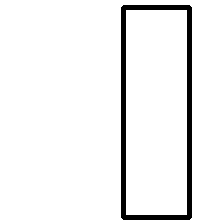
#> input picture colab/Euclid_dataset/rectangle/0_rectangle.png, 224 x 224 px
$ python -i define-shapes.py   (imports and definitions only)
#> lines starting #> are read from the running program, lines starting #| are printed output that depends on the picture; after the words box and inside, x2 and y2 are one past the last pixel; in counts of white or black regions, pixels touching at a corner belong together
import numpy as np
import math
from sklearn.metrics import accuracy_score
from numpy.lib.twodim_base import histogram2d
import cv2
from google.colab.patches import cv2_imshow


#Load Data

#!unzip -q Euclid_dataset.zip -d /content/dataset
dataset_path = '/content/dataset/Euclid_dataset'

from os.path import join
s1 = 'path1'
s2 = 'path2'
s3 = 'path3'
# [1 line not run here, left out]

from glob import glob
elements = glob(join(dataset_path, '*'))
# [1 line not run here, left out]

shapes = ['triangle', 'rectangle', 'square', 'rhombus']
# [2 lines not run here, left out]

images = glob(join(dataset_path, '*', '*.png'))

# Functions

def compute_accuracy(gt, pred):
  counter = 0
  for n in range(len(pred)):
    if pred[n] == gt[n]:
      counter += 1
  return counter / len(pred)

def first_not_zero(histo):
  for i, v in enumerate(histo):
    if v > 0:
      return i
  return None

def start_end_histo(histo):
  start = first_not_zero(histo)
  end = first_not_zero(histo[::-1])
  return start, end

def position(img):
  xs, xe, ys, ye = [], [], [], []
  for i in range(img.shape[0]):
    column = img[i, :]
    s, e = start_end_histo(column)
    if s != None:
      xs.append(s)
      xe.append(e)
  for j in range(img.shape[1]):
    row = img[:, j]
    s, e = start_end_histo(row)
    if s != None:
      ys.append(s)
      ye.append(e)
  return xs, xe, ys, ye

def clean(histogram):
  return [x for x in histogram if x != 0]

def all_roughly_equal(histogram):
  return np.var(histogram) < 0.5

def square(xs, xe, ys, ye):
  return rectangle(xs, xe, ys, ye) and len(xs) == len(ys)

def rectangle(xs, xe, ys, ye):
  return all_roughly_equal(xs) and all_roughly_equal(xe) and all_roughly_equal(ys) and all_roughly_equal(ys)

def difference(side):
  return [side[value + 1] - side[value] for value in range(len(side) - 1)]

def valid_rhombus_profile(profile):
  mid = len(profile)//2
  first_half = profile[0:mid]
  second_half = profile[mid::]
  diff_x = difference(first_half)
  diff_y = difference(second_half[::-1])
  tot_diff = diff_x + diff_y
  if all_roughly_equal(tot_diff):
    return np.average(tot_diff)
  else:
    return None

def absolute_difference(s, e):
  return abs(s - e) < 1

def rhombus(xs, xe, ys, ye):
  validxs, validxe = valid_rhombus_profile(xs), valid_rhombus_profile(xe)
  validys, validye = valid_rhombus_profile(ys), valid_rhombus_profile(ye)
  if validxs != None and validxe != None:
    if validys != None and validye != None:
      return absolute_difference(validxs, validxe) and absolute_difference(validys, validye)
  else:
    return None

def classify(img):
  w, h = img.shape
  black_image = img.copy()
  cv2.floodFill(black_image, None, (0, 0), 0)
  cv2.floodFill(black_image, None, (w-1, 0), 0)
  cv2.floodFill(black_image, None, (0, h-1), 0)
  cv2.floodFill(black_image, None, (w-1, h-1), 0)
  xs, xe, ys, ye = position(black_image)
  if len(xs) == 0 or len(xe) == 0 or len(ys) == 0 or len(ye) == 0:
    return 0
  if square(xs, xe, ys, ye):
    return 2
  elif rectangle(xs, xe, ys, ye):
    return 1
  elif rhombus(xs, xe, ys, ye):
    return 3
  else:
    return 0

ground_truth = []
prediction = []

# [19 lines not run here, left out]

>>> import cv2
>>> picture = cv2.imread('Euclid_dataset/rectangle/0_rectangle.png', cv2.IMREAD_GRAYSCALE)
#> picture: shape (224, 224); 94.5% white; 1 black region, box (x1, y1, x2, y2) and area: (121, 5, 192, 220) 2748
>>> result = classify(picture)
#> in classify, `cv2.floodFill(black_image, None, (0, 0), 0)`:
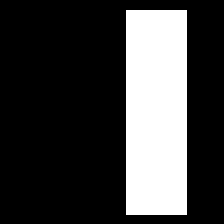
#> black_image: shape (224, 224); 24.9% white; 1 white region, box (x1, y1, x2, y2) and area: (126, 10, 187, 215) 12505
#> after the loop in position, `for i in range(img.shape[0]):`: xe = 205 values from 37 to 37; xs = 205 values from 126 to 126
#> after the loop in position, `for j in range(img.shape[1]):`: ye = 61 values from 9 to 9; ys = 61 values from 10 to 10
#> in classify, `xs, xe, ys, ye = position(black_image)`: xs = 205 values from 126 to 126; xe = 205 values from 37 to 37; ys = 61 values from 10 to 10; ye = 61 values from 9 to 9
#> result = 1

$ run again, on colab/Euclid_dataset/rhombus/102_rhombus.png
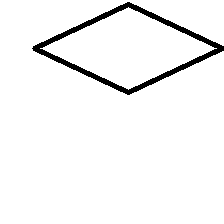
#> input picture colab/Euclid_dataset/rhombus/102_rhombus.png, 224 x 224 px
#> picture: shape (224, 224); 95.9% white; 1 black region, box (x1, y1, x2, y2) and area: (32, 2, 224, 95) 2073
#> in classify, `cv2.floodFill(black_image, None, (0, 0), 0)`:
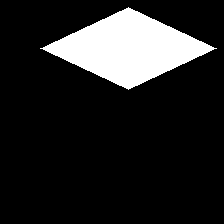
#> black_image: shape (224, 224); 14.5% white; 1 white region, box (x1, y1, x2, y2) and area: (40, 7, 217, 90) 7259
#> the loop in position, `for i in range(img.shape[0]):` made 224 passes
#> (start in start_end_histo, end in start_end_histo, s, e) on passes 8 to 10: (128, 95, 128, 95), (126, 93, 126, 93), (124, 91, 124, 91)
#> after the loop in position, `for i in range(img.shape[0]):`: xe = 83 values, max 95 at index 0, min 7 at index 41, mean 51.77; xs = 83 values, max 128 at index 0, min 40 at index 41, mean 84.77
#> the loop in position, `for j in range(img.shape[1]):` made 224 passes
#> (s, e) on passes 61 to 63: (39, 166), (39, 166), (38, 165)
#> after the loop in position, `for j in range(img.shape[1]):`: ye = 177 values, max 175 at index 0, min 134 at index 88, mean 155; ys = 177 values, max 48 at index 0, min 7 at index 88, mean 27.99
#> mid = 41
#> first_half = 41 values, max 128 at index 0, min 43 at index 40, mean 85.32
#> second_half = 42 values from 40 to 128
#> diff_x = 40 values, max -2 at index 0, min -3 at index 3, mean -2.12
#> diff_y = 41 values, max -2 at index 0, min -3 at index 3, mean -2.15
#> tot_diff = 81 values, max -2 at index 0, min -3 at index 3, mean -2.14
#> validxs = -2.14
#> validys = -0.463
#> result = 3

$ run again, on colab/Euclid_dataset/rhombus/104_rhombus.png
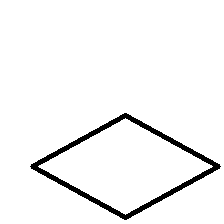
#> input picture colab/Euclid_dataset/rhombus/104_rhombus.png, 224 x 224 px
#> picture: shape (224, 224); 95.9% white; 1 black region, box (x1, y1, x2, y2) and area: (30, 113, 221, 220) 2062
#> in classify, `cv2.floodFill(black_image, None, (0, 0), 0)`:
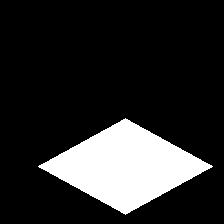
#> black_image: shape (224, 224); 16.9% white; 1 white region, box (x1, y1, x2, y2) and area: (38, 118, 213, 215) 8479
#> the loop in position, `for i in range(img.shape[0]):` made 224 passes
#> (s, e) on passes 119 to 121: (125, 98), (123, 96), (121, 94)
#> after the loop in position, `for i in range(img.shape[0]):`: xe = 97 values, max 98 at index 0, min 11 at index 48, mean 54.79; xs = 97 values, max 125 at index 0, min 38 at index 48, mean 81.79
#> the loop in position, `for j in range(img.shape[1]):` made 224 passes
#> (s, e) on passes 61 to 63: (154, 45), (153, 44), (153, 44)
#> after the loop in position, `for j in range(img.shape[1]):`: ye = 175 values, max 57 at index 0, min 9 at index 87, mean 33.27; ys = 175 values, max 166 at index 0, min 118 at index 87, mean 142.3
#> mid = 48
#> first_half = 48 values, max 125 at index 0, min 39 at index 47, mean 82.25
#> second_half = 49 values from 38 to 125
#> diff_x = 47 values, max -1 at index 2, min -2 at index 0, mean -1.83
#> diff_y = 48 values, max -1 at index 2, min -2 at index 0, mean -1.81
#> tot_diff = 95 values, max -1 at index 2, min -2 at index 0, mean -1.82
#> validxs = -1.82
#> validys = -0.549
#> result = 3

$ run again, on colab/Euclid_dataset/square/104_square.png
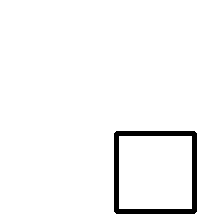
#> input picture colab/Euclid_dataset/square/104_square.png, 224 x 224 px
#> picture: shape (224, 224); 96.9% white; 1 black region, box (x1, y1, x2, y2) and area: (114, 131, 197, 214) 1548
#> in classify, `cv2.floodFill(black_image, None, (0, 0), 0)`:
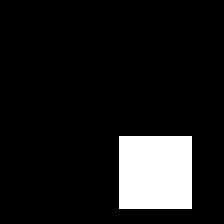
#> black_image: shape (224, 224); 10.6% white; 1 white region, box (x1, y1, x2, y2) and area: (119, 136, 192, 209) 5329
#> after the loop in position, `for i in range(img.shape[0]):`: xe = 73 values from 32 to 32; xs = 73 values from 119 to 119
#> after the loop in position, `for j in range(img.shape[1]):`: ye = 73 values from 15 to 15; ys = 73 values from 136 to 136
#> in classify, `xs, xe, ys, ye = position(black_image)`: xs = 73 values from 119 to 119; xe = 73 values from 32 to 32; ys = 73 values from 136 to 136; ye = 73 values from 15 to 15
#> result = 2
